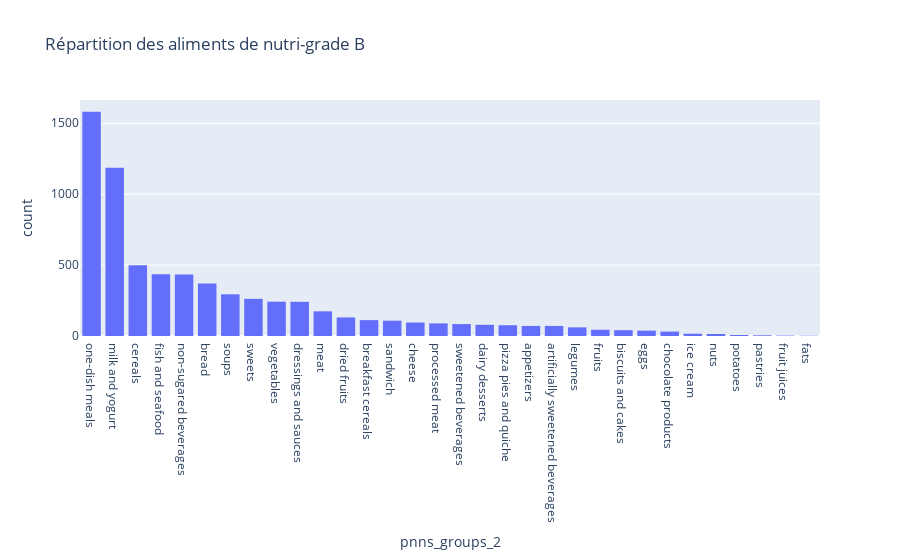

The notebook cell saved with this chart:
### Markdown cell above
Puisqu'il est compliqué d'analyser les produits avec un nutri-grade de 'A' ou de 'B' dans les histogrammes plus haut, il était nécessaire de prendre ces nutri-grades à part et les analyser séparement.   

Avec le camembert ci-haut, nous constatons que la plupart des aliments avec un nutri-grade de 'A' sont des boissons non-sucrées, comme nous allons voir plus tard, principalement de l'eau et de l'eau gazeuze.

### Code cell
fig = px.histogram(score_b, x="pnns_groups_2", 
        title = 'Répartition des aliments de nutri-grade B')
fig.update_xaxes(categoryorder='total descending')
fig.show()

### Figure 1 — Plotly figure (JSON) as saved in the notebook; plotly's stock layout.template omitted (floating-point values rounded to 4 significant figures; data arrays with more than 128 entries replaced by an {"elided": "..."} marker saying what was removed)
{"data": [{"alignmentgroup": "True", "bingroup": "x", "hovertemplate": "pnns_groups_2=%{x}<br>count=%{y}<extra></extra>", "legendgroup": "", "marker": {"color": "#636efa", "pattern": {"shape": ""}}, "name": "", "offsetgroup": "", "orientation": "v", "showlegend": false, "type": "histogram", "x": {"elided": "6898 str values"}, "xaxis": "x", "yaxis": "y"}], "layout": {"barmode": "relative", "legend": {"tracegroupgap": 0}, "title": {"text": "Répartition des aliments de nutri-grade B"}, "xaxis": {"anchor": "y", "categoryorder": "total descending", "domain": [0, 1], "title": {"text": "pnns_groups_2"}}, "yaxis": {"anchor": "x", "domain": [0, 1], "title": {"text": "count"}}}}
